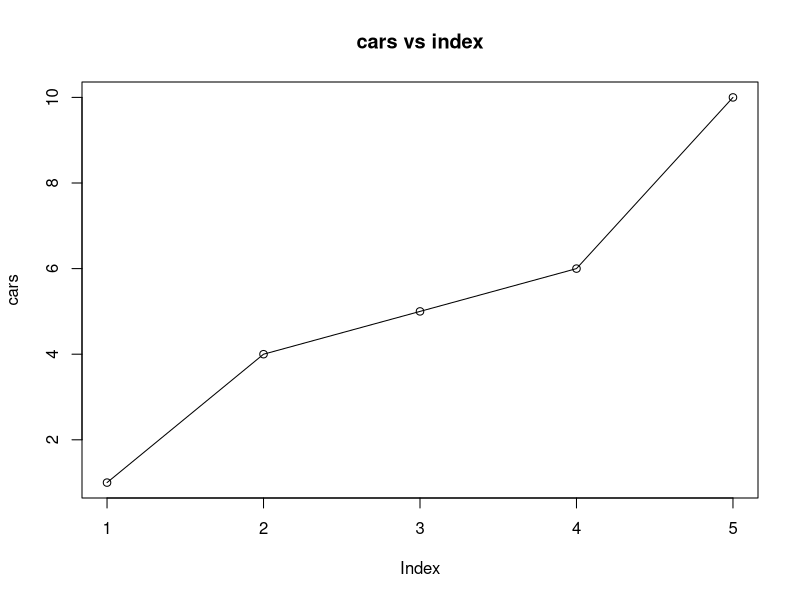
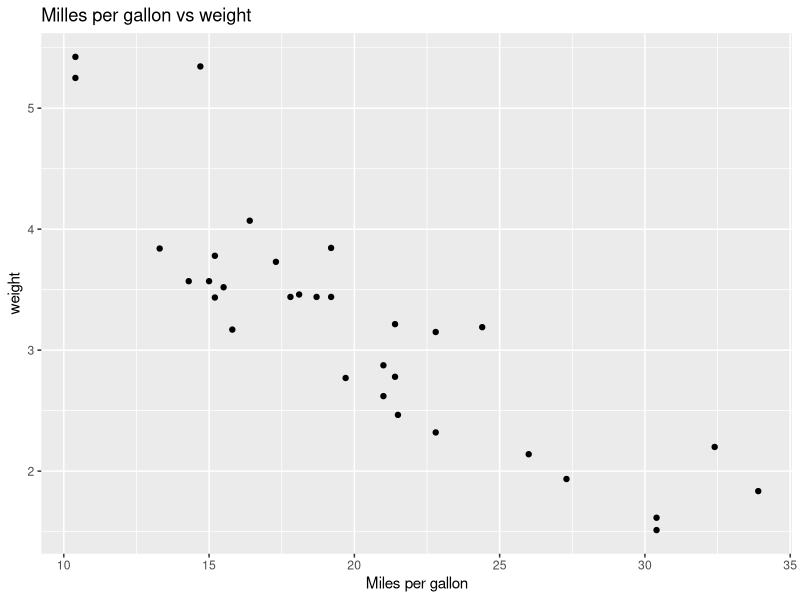
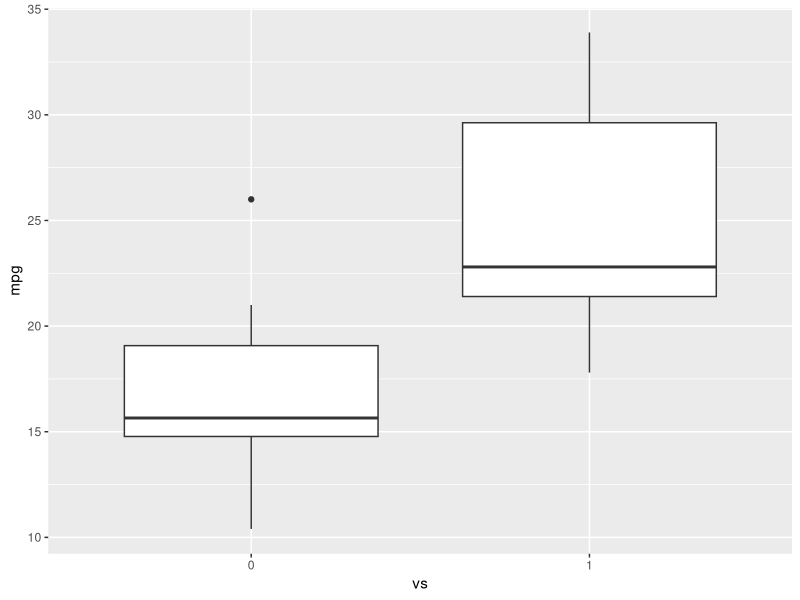

Source code (R) for these figures, in order:
#testing the plot function 
cars <- c(1,4,5,6,10) 
plot(cars, type = "o") # plots the vector with indexing from 1 to size of the vector
# type = "o" to draw lines in the plot between the data of the vector
title(main = "cars vs index")


# Using the ggplot library for visualizations 
library(ggplot2) # adding the ggplot library
data = mtcars # setting the cars data into the variable data
ggplot(mtcars, aes(x = mpg, y = wt)) + geom_point()+ggtitle("Milles per gallon vs weight")+ labs(y = "weight", x = "Miles per gallon")

mtcars$vs <- as.factor(mtcars$vs)
#create boxplot of the distribution for v-shaped and straight Engine
ggplot(aes(x=vs, y=mpg), data = mtcars) + geom_boxplot()
